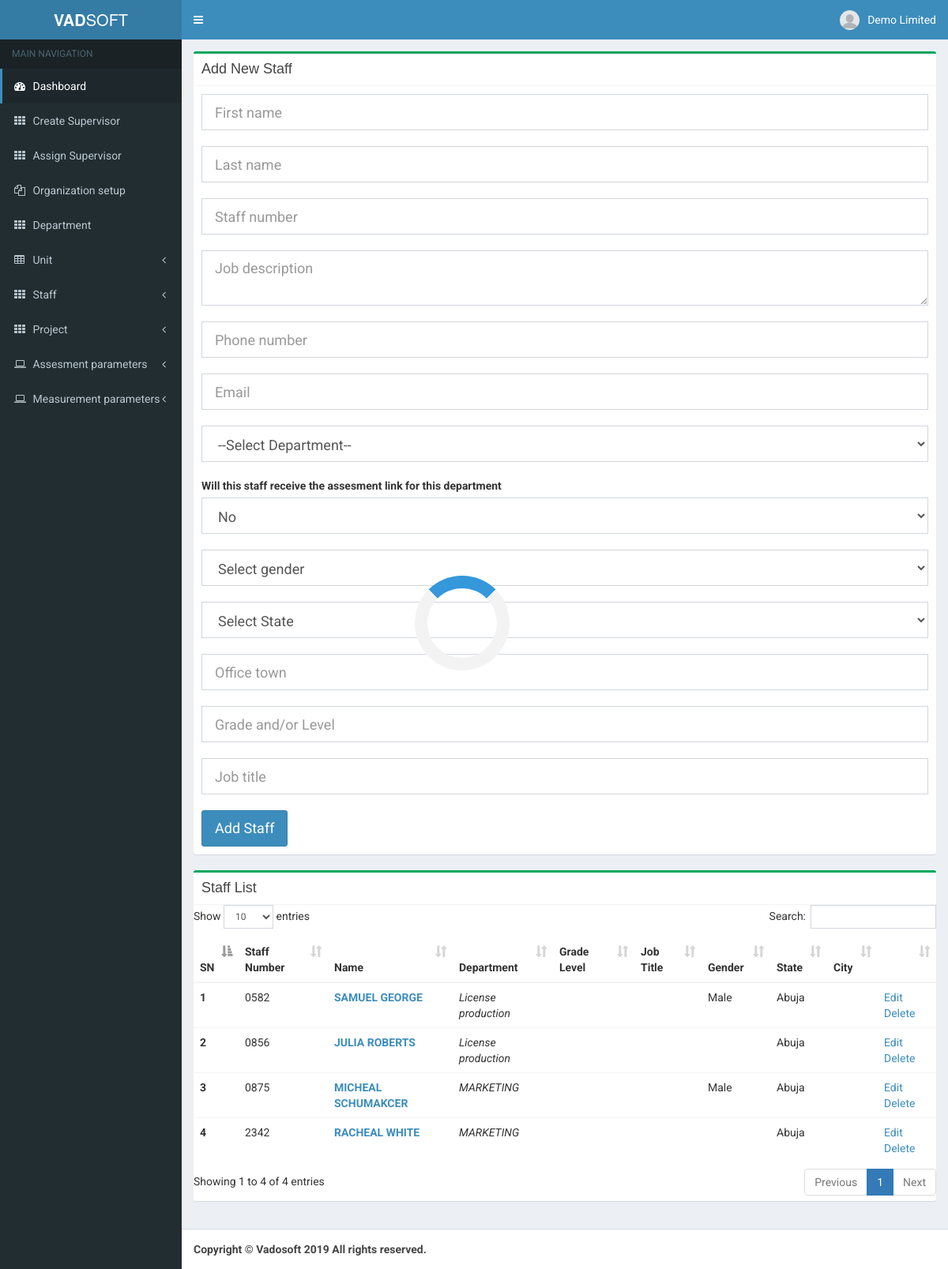
The page /v/staff (signed in) on the database its author committed.
### tables this page shows
CREATE TABLE `staff` (
  `sta_id` int(11) NOT NULL,
  `sta_number` varchar(100) NOT NULL,
  `sta_fname` varchar(20) NOT NULL,
  `sta_lname` varchar(20) NOT NULL,
  `sta_dept` int(6) NOT NULL,
  `sta_org` int(6) NOT NULL,
  `sta_email` varchar(100) NOT NULL,
  `sta_phone` varchar(30) NOT NULL,
  `sta_sex` varchar(7) NOT NULL,
  `registered_at` datetime DEFAULT NULL,
  `sta_state` varchar(30) NOT NULL,
  `sta_city` varchar(20) NOT NULL,
  `sta_grade_level` varchar(50) NOT NULL,
  `sta_job_title` varchar(50) NOT NULL
);

CREATE TABLE `department` (
  `dept_id` int(11) NOT NULL,
  `dept_name` varchar(50) NOT NULL,
  `dept_org` int(11) NOT NULL,
  `linkperson` int(11) NOT NULL,
  `dept_discrip` text NOT NULL,
  `registered_at` datetime NOT NULL
);

### v/webapp/functions.php (called while the page is built, shortened)
<?php
function GetStaffList($connection,$org,$dept_id)
{
    if ($dept_id)
    {
        $ANDWHERE = "AND (sta_dept = '$dept_id' OR sta_id = '$dept_id')";
    }
    else
    {
        $ANDWHERE = "";
    }
    $sql = "SELECT * FROM staff WHERE sta_org = '$org' $ANDWHERE";
    $query = $connection ->query($sql) ;
    $num =  $query->execute();
    if($num !=0)
    {
        return $query->fetchAll();
    }
    else
    {
        return false;
    }
}
function GetDeptId($connection,$id){
    $query = $connection ->query("SELECT * FROM department WHERE dept_id = '$id' ") ;
    while ($row = $query->fetch()) {
        $dept = $row['dept_name'] ;
        return " $dept ";
    }
}

### v/webapp/staff.php (shortened to what this page needs)
<?php $get_staff = GetStaffList($connection, $_SESSION['id'], ''); ?>
<?php if (isset($_GET['mode']) != "listonly"){ ?>
<div class="box box-success">
	<div class="box-header with-border">
		<h3 class="box-title">Add New Staff</h3>
	</div>
	<div class="box-body">
		<form id="defaultForm" method="post" class="form-horizontal" action="webapp/staff_new.php">
			<div class="control-group">
				<input type="text" class="form-control input-lg" name="fname" autocomplete="off" placeholder="First name" />
			</div>
			<br>
			<div class="control-group">
			    <input type="text" class="form-control input-lg" name="lname" autocomplete="off" placeholder="Last name" />
			</div>
			<br>
			<div class="control-group">
				<input type="text" class="form-control input-lg" name="snumber" autocomplete="off" placeholder="Staff number" required="required" />
			</div>
			<br>
			<div class="control-group">
			    <textarea class="form-control input-lg" name="discrip" placeholder="Job description" ></textarea>
			</div>
			<br>
			<div class="control-group">
			    <input type="number" class="form-control input-lg" name="phone" placeholder="Phone number" >
			</div>
			<br>
			<div class="control-group">
				<input type="email" class="form-control input-lg" name="email" placeholder="Email" >
			</div>
			<br>
			<div class="control-group">
			    <select class="form-control input-lg" name="dept" id="dept">
			    	<option value="">--Select Department--</option>
			    </select>
			</div>
			<br>
			<div class="control-group">
				<label>Will this staff receive the assesment link for this department</label>
				<select name="linkperson" id="linkperson" class="form-control input-lg">
					<option value="2" selected="selected">No</option>
				</select>
			</div>
			<br>
			<div class="control-group">
			    <select class="form-control input-lg" name="sex">
			    	<option value="">Select gender</option>
			    </select>
			</div>
			<br>
			<div class="control-group">
			    <select class="form-control  input-lg" name="state" id="state" required>
					<option value="" selected>Select State</option>
				</select>
			</div>
			<br>
			<div class="control-group">
				<input type="text" class="form-control input-lg" name="city" placeholder="Office town" >
			</div>
			<br>
			<div class="control-group">
				<input type="text" class="form-control input-lg" name="grade_level" placeholder="Grade and/or Level" >
			</div>
			<br>
			<div class="control-group">
				<input type="text" class="form-control input-lg" name="job_title" placeholder="Job title" >
			</div>
			<br>
			<div class="control-group">
				<input type="submit" value="Add Staff" class="btn btn-lg btn-primary">
			</div>
		</form>
	</div>
</div>
<?php } ?>
<div class="box box-success">
	<div class="box-header with-border">
		<h3 class="box-title">Staff List</h3>
	</div>
	<div class="">
		<table id="example1" class="table table-responsive">
			<thead >
				<tr align="left">
					<th>SN</th>
					<th>Staff Number</th>
					<th>Name</th>
					<th>Department </th>
					<th>Grade Level </th>
					<th>Job Title </th>
					<th>Gender</th>
					<th>State</th>
					<th>City</th>
					<th></th>
				</tr>
			</thead>
			<tbody>
				<?php
					$sn = 1;
					foreach ($get_staff as $row)
					{
						$fname = $row['sta_fname'] ;
			            $lname = $row['sta_lname'] ;
			            $dept = $row['sta_dept'] ;
			            $id = $row['sta_id'];
			            $sex = $row['sta_sex'];
			            $state = $row['sta_state'];
			            $city = $row['sta_city'];
			            $grade_level = $row['sta_grade_level'];
			            $job_title = $row['sta_job_title'];
			            $name = $fname." ".$lname;
			            $staffno = $row['sta_number'];
          				$randvalue = md5(rand(0000,9999).$id.$lname) . md5(rand(2222,8889).$id.$fname) . md5($id.$name);
          				$mynumber = base64_encode($id);
			            echo "<tr>
			            		<th scope='row'>$sn</th>
			            		<td>$staffno</td>
			                    <td><b><a href='staffprofile?id=$id&measure=summarylist' class='name'>$name</a></b></td>
			                    <td><em>".GetDeptId($connection,$dept)."</em></td>
			                    <td>$grade_level</td>
			                    <td>$job_title</td>
			                    <td>$sex</td>
			                    <td>$state</td>
			                    <td>$city</td>
			                    <td>
			                    	<a class='' href='editstaff?name=$mynumber'>Edit</a>
			                        <a class='' href='#delete' data-toggle='modal' data-target='#oc$id'>Delete</a>
			                    </td>
			                    <!--<td>
			                    	<a href='staffmeasurement?name=$id&tag=$randvalue&m_staff=listkpi' class='btn btn-success'>Measure this staff</a>
			                    </td>-->
			            </tr>";
			            $sn=$sn+1;
					}
				?>
			</tbody>
		</table>
	</div>
</div>

### rows shown on the page
staff: sta_number "0582", name "SAMUEL GEORGE", sta_dept.dept_name "License production", sta_sex "Male", sta_state "Abuja"
staff: sta_number "0856", name "JULIA ROBERTS", sta_dept.dept_name "License production", sta_state "Abuja"
staff: sta_number "0875", name "MICHEAL SCHUMAKCER", sta_dept.dept_name "MARKETING", sta_sex "Male", sta_state "Abuja"
staff: sta_number "2342", name "RACHEAL WHITE", sta_dept.dept_name "MARKETING", sta_state "Abuja"

### other values the page prints
$_SESSION['name'] "Demo Limited"
